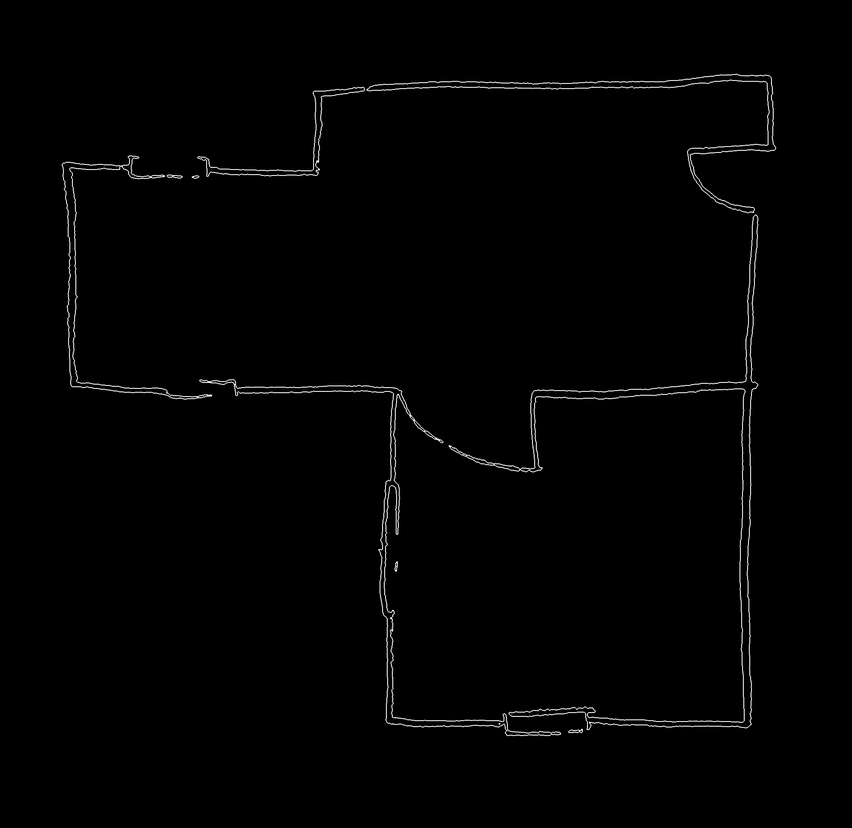
#> input picture data/intermediate/edge_map.png, 852 x 828 px, shrunk from 2000 x 1944 before the run
$ python stage2_line_detection.py
#> lines starting #> are read from the running program, lines starting #| are printed output that depends on the picture; after the words box and inside, x2 and y2 are one past the last pixel; in counts of white or black regions, pixels touching at a corner belong together
# stage2_line_detection.py
#
# Stage 2 - Wall Line Segment Detection
# Extract clean, fully merged, axis-aligned wall segments with snapped
# endpoints and no fragmentation.
#
# Input:  data/intermediate/edge_map.png          (from Stage 1)
#         data/intermediate/binary_wall_mask.png   (from Stage 1)
# Output: data/intermediate/wall_line_segments.json
#         data/intermediate/wall_line_segments_overlay.png

import sys
import os
import json
import math
import numpy as np
import cv2
from collections import defaultdict


# ---------------------------------------------------------------------------
# Helpers
# ---------------------------------------------------------------------------

def compute_length(x1, y1, x2, y2):
    return float(math.hypot(x2 - x1, y2 - y1))


def compute_angle_deg(x1, y1, x2, y2):
    return math.degrees(math.atan2(float(y2) - float(y1),
                                   float(x2) - float(x1))) % 180.0


def orientation_label(angle_deg):
    """Keep only segments within +/-10 deg of 0 deg or 90 deg."""
    if angle_deg <= 10.0 or angle_deg >= 170.0:
        return "horizontal"
    if abs(angle_deg - 90.0) <= 10.0:
        return "vertical"
    return None


# ---------------------------------------------------------------------------
# Step 1: Load inputs
# ---------------------------------------------------------------------------

def load_inputs(edge_path=None, binary_path=None):
    if edge_path is None:
        edge_path = os.path.join("data", "intermediate", "edge_map.png")
    if binary_path is None:
        binary_path = os.path.join("data", "intermediate", "binary_wall_mask.png")

    edges = None
    if os.path.exists(edge_path):
        e = cv2.imread(edge_path, cv2.IMREAD_GRAYSCALE)
#> e is the input picture: shape (828, 852); min 0, max 255, mean 2.4
        if e is not None:
            edges = (e > 0).astype(np.uint8) * 255
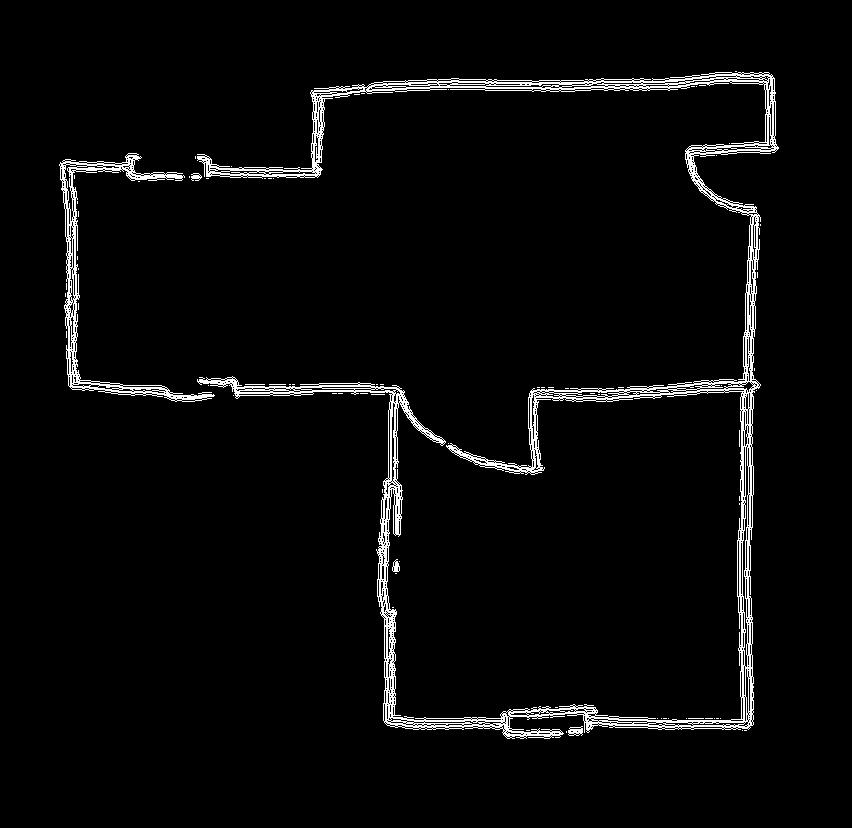
#> edges: shape (828, 852); 3.5% white in thin lines or dots, all inside (x1, y1, x2, y2) = (59, 71, 779, 739)
        else:
            print(f"Warning: Could not load edge map at {edge_path}.")

    binary = None
    if os.path.exists(binary_path):
        b = cv2.imread(binary_path, cv2.IMREAD_GRAYSCALE)
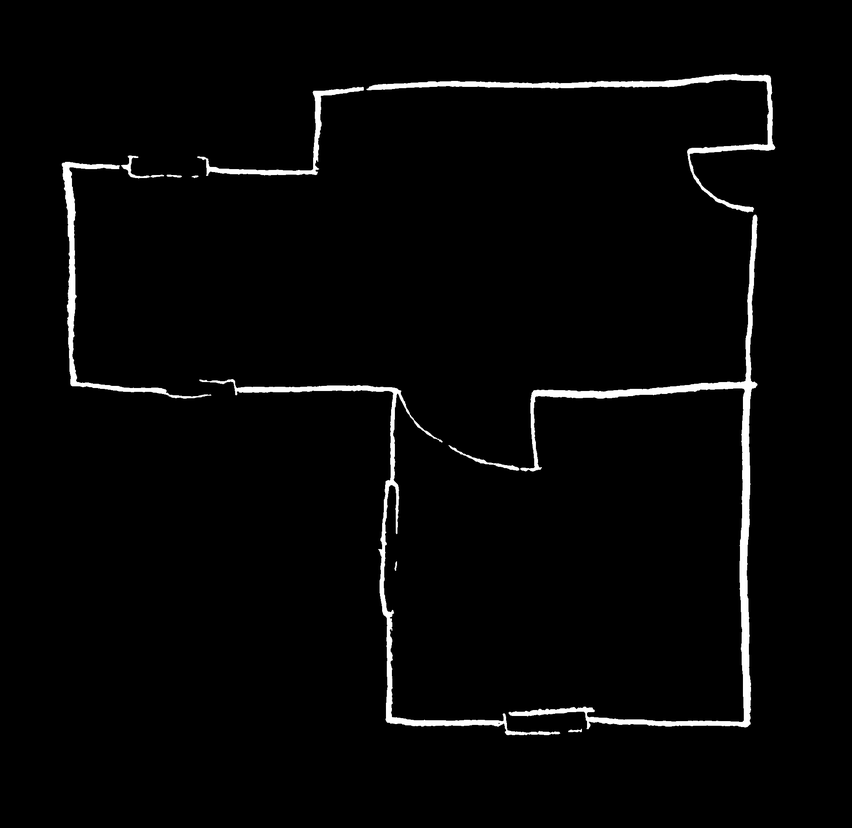
#> input picture data/intermediate/binary_wall_mask.png, 852 x 828 px, shrunk from 2000 x 1944 before the run
#> b is the input picture: shape (828, 852); min 0, max 255, mean 6.1
        if b is not None:
            binary = (b > 0).astype(np.uint8) * 255
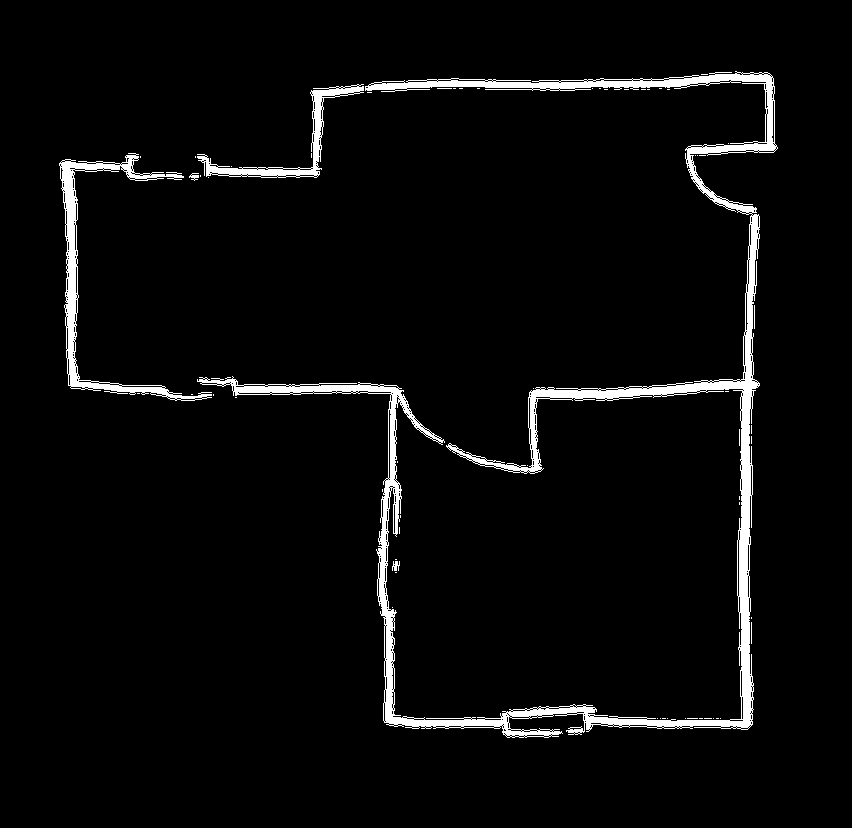
#> binary: shape (828, 852); 4% white; 62 white regions (55 under 20 px), largest, box (x1, y1, x2, y2) and area: (197, 71, 778, 738) 21695, (59, 153, 212, 401) 4042, (197, 84, 364, 178) 2008
        else:
            print(f"Warning: Could not load binary wall mask at {binary_path}.")
    else:
        print(f"Warning: Binary wall mask not found at {binary_path}.")

    return edges, binary


def thicken_edges(edges, kernel_size=3, iterations=1):
    """Dilate edge map for more stable Hough detection."""
    e = (edges > 0).astype(np.uint8) * 255
    kernel = cv2.getStructuringElement(cv2.MORPH_CROSS, (kernel_size, kernel_size))
    thick = cv2.dilate(e, kernel, iterations=iterations)
    return thick


def detect_boundary_segments(binary, min_seg_len):
    """
    Extract outer boundary wall segments from the binary wall mask using
    contour approximation. Hand-drawn walls are too wobbly for Hough to
    detect as full-length lines, so this captures them from the polygon
    approximation of the largest external contour.

    Returns list of (x1, y1, x2, y2, orientation, length) tuples.
    """
    contours, _ = cv2.findContours(binary, cv2.RETR_EXTERNAL,
                                    cv2.CHAIN_APPROX_SIMPLE)
    if not contours:
        return []

    # Largest external contour = outer boundary
    outer = max(contours, key=cv2.contourArea)
    peri = cv2.arcLength(outer, True)
    approx = cv2.approxPolyDP(outer, 0.003 * peri, True)
    pts = [tuple(pt[0]) for pt in approx]

    boundary_segs = []
    n = len(pts)
    for i in range(n):
        x1, y1 = pts[i]
        x2, y2 = pts[(i + 1) % n]

        L = compute_length(x1, y1, x2, y2)
        if L < min_seg_len:
            continue

        ang = compute_angle_deg(x1, y1, x2, y2)

        # Snap near-horizontal/vertical edges (within 15 deg)
        if ang <= 15.0 or ang >= 165.0:
            # Horizontal: average y, keep x span
            y_avg = int(round((y1 + y2) / 2.0))
            xa, xb = min(x1, x2), max(x1, x2)
            boundary_segs.append((xa, y_avg, xb, y_avg, "horizontal", float(xb - xa)))
        elif abs(ang - 90.0) <= 15.0:
            # Vertical: average x, keep y span
            x_avg = int(round((x1 + x2) / 2.0))
            ya, yb = min(y1, y2), max(y1, y2)
            boundary_segs.append((x_avg, ya, x_avg, yb, "vertical", float(yb - ya)))
        # Diagonal edges are skipped (spec: axis-aligned only)

    if boundary_segs:
        print(f"Boundary contour segments: {len(boundary_segs)}")
        for s in boundary_segs:
            ori = s[4]
            if ori == 'horizontal':
                print(f"  H  y={s[1]}  x=[{s[0]}, {s[2]}]  len={s[5]:.0f}")
            else:
                print(f"  V  x={s[0]}  y=[{s[1]}, {s[3]}]  len={s[5]:.0f}")
    return boundary_segs


# ---------------------------------------------------------------------------
# Step 2: Hough line detection
# ---------------------------------------------------------------------------

def detect_raw_lines(edges, max_dim):
    """Run HoughLinesP with spec-defined ratios."""
    rho = 1
    theta = math.pi / 180.0
    threshold = max(30, int(0.02 * max_dim))
    min_line_len = max(10, int(0.04 * max_dim))    # 4% of max_dim per spec
    max_line_gap = max(5, int(0.02 * max_dim))      # 2% of max_dim per spec

    lines = cv2.HoughLinesP(
        edges, rho, theta, threshold,
        minLineLength=min_line_len,
        maxLineGap=max_line_gap,
    )
    segs = []
    if lines is not None:
        for l in lines:
            x1, y1, x2, y2 = map(int, l[0])
            segs.append((x1, y1, x2, y2))
    return segs, min_line_len, max_line_gap


# ---------------------------------------------------------------------------
# Step 3: Orientation filtering
# ---------------------------------------------------------------------------

def filter_by_orientation(segs, min_len):
    """Keep only H/V segments within +/-10 deg and above min length."""
    filtered = []
    for (x1, y1, x2, y2) in segs:
        L = compute_length(x1, y1, x2, y2)
        if L < min_len:
            continue
        ang = compute_angle_deg(x1, y1, x2, y2)
        ori = orientation_label(ang)
        if ori is None:
            continue
        filtered.append((x1, y1, x2, y2, ori, L))
    return filtered


# ---------------------------------------------------------------------------
# Step 4: Binary overlap validation
# ---------------------------------------------------------------------------

def filter_by_binary_overlap(filtered, binary, min_overlap_ratio=0.5,
                              min_overlap_pixels=30):
    """Keep only segments that sufficiently overlap the binary wall mask."""
    if binary is None:
        return filtered
    h, w = binary.shape[:2]
    kept = []
    for (x1, y1, x2, y2, ori, L) in filtered:
        x1c = int(max(0, min(w - 1, x1)))
        x2c = int(max(0, min(w - 1, x2)))
        yc1 = int(max(0, min(h - 1, y1)))
        yc2 = int(max(0, min(h - 1, y2)))
        line_mask = np.zeros((h, w), dtype=np.uint8)
        cv2.line(line_mask, (x1c, yc1), (x2c, yc2), 255, 1, cv2.LINE_8)
        line_px = int(np.count_nonzero(line_mask))
        if line_px == 0:
            continue
        overlap_px = int(np.count_nonzero(cv2.bitwise_and(line_mask, binary)))
        ratio = overlap_px / float(line_px)
        if overlap_px >= min_overlap_pixels and ratio >= min_overlap_ratio:
            kept.append((x1, y1, x2, y2, ori, L))
    return kept


# ---------------------------------------------------------------------------
# Step 5: Collinear grouping + interval merging
# ---------------------------------------------------------------------------

def group_and_merge(filtered, gap_tolerance_h, gap_tolerance_v, band_distance, img_shape, binary):
    """
    Group co-linear segments (same axis within band_distance), then merge
    overlapping or near-touching intervals.

    Uses gap_tolerance_h for horizontal segments and gap_tolerance_v for vertical.
    """
    h, w = img_shape[:2]
    max_dim = max(h, w)
    h_bin, w_bin = binary.shape[:2] if binary is not None else (h, w)

    horiz = [(x1, y1, x2, y2, L)
             for (x1, y1, x2, y2, ori, L) in filtered if ori == "horizontal"]
    vert = [(x1, y1, x2, y2, L)
            for (x1, y1, x2, y2, ori, L) in filtered if ori == "vertical"]

    merged = []

    # --- Horizontal segments: group by y-band ---
    if horiz:
        items = []
        for x1, y1, x2, y2, L in horiz:
            y_mean = (y1 + y2) / 2.0
            xa, xb = sorted([x1, x2])
            items.append((y_mean, xa, xb))
        items.sort(key=lambda t: t[0])

        groups = []
        cur = []
        cur_ref = None
        for it in items:
            if not cur:
                cur = [it]
                cur_ref = it[0]
            else:
                if abs(it[0] - cur_ref) <= band_distance:
                    cur.append(it)
                    # running average reference
                    cur_ref = (cur_ref * (len(cur) - 1) + it[0]) / len(cur)
                else:
                    groups.append(cur)
                    cur = [it]
                    cur_ref = it[0]
        if cur:
            groups.append(cur)

        for g in groups:
            y_vals = [t[0] for t in g]
            y_snap = int(round(float(np.median(y_vals))))
            intervals = sorted([(xa, xb) for (_, xa, xb) in g])

            # Merge overlapping / near-touching intervals with gap check (use separate tolerance for horizontal)
            merged_intervals = []
            cur_s, cur_e = intervals[0]
            for xa, xb in intervals[1:]:
                gap = xa - cur_e
                if gap <= gap_tolerance_h:
                    cur_e = max(cur_e, xb)
                else:
                    merged_intervals.append((cur_s, cur_e))
                    cur_s, cur_e = xa, xb
            merged_intervals.append((cur_s, cur_e))

            for a, b in merged_intervals:
                if b > a:
                    merged.append((int(a), y_snap, int(b), y_snap, "horizontal"))

    # --- Vertical segments: group by x-band ---
    if vert:
        items = []
        for x1, y1, x2, y2, L in vert:
            x_mean = (x1 + x2) / 2.0
            ya, yb = sorted([y1, y2])
            items.append((x_mean, ya, yb))
        items.sort(key=lambda t: t[0])

        groups = []
        cur = []
        cur_ref = None
        for it in items:
            if not cur:
                cur = [it]
                cur_ref = it[0]
            else:
                if abs(it[0] - cur_ref) <= band_distance:
                    cur.append(it)
                    cur_ref = (cur_ref * (len(cur) - 1) + it[0]) / len(cur)
                else:
                    groups.append(cur)
                    cur = [it]
                    cur_ref = it[0]
        if cur:
            groups.append(cur)

        for g in groups:
            x_vals = [t[0] for t in g]
            x_snap = int(round(float(np.median(x_vals))))
            intervals = sorted([(ya, yb) for (_, ya, yb) in g])

            # Merge with gap check to preserve door openings (use separate tolerance for vertical)
            # Validate gap region in binary mask before merging
            merged_intervals = []
            cur_s, cur_e = intervals[0]
            for ya, yb in intervals[1:]:
                gap = ya - cur_e
                if gap <= gap_tolerance_v and gap > 0:
                    # Check if gap region contains wall pixels
                    gap_start = int(cur_e)
                    gap_end = int(ya)
                    gap_mid_x = int(round(x_snap))

                    # Extract gap region from binary mask (3-pixel wide column)
                    x1 = max(0, gap_mid_x - 1)
                    x2 = min(binary.shape[1], gap_mid_x + 2)
                    y1 = max(0, gap_start)
                    y2 = min(binary.shape[0], gap_end)

                    if y2 > y1 and x2 > x1:
                        gap_region = binary[y1:y2, x1:x2]
                        wall_pixels = int(np.count_nonzero(gap_region))
                        total_pixels = gap_region.size
                        wall_ratio = wall_pixels / total_pixels if total_pixels > 0 else 0

                        # Only merge if gap region has wall pixels (> 30%)
                        if wall_ratio > 0.3:
                            cur_e = max(cur_e, yb)
                        else:
                            # Door opening - do not merge
                            merged_intervals.append((cur_s, cur_e))
                            cur_s, cur_e = ya, yb
                    else:
                        # Invalid region - merge
                        cur_e = max(cur_e, yb)
                elif gap <= gap_tolerance_v:
                    # Zero or negative gap - merge
                    cur_e = max(cur_e, yb)
                else:
                    # Gap too large - do not merge
                    merged_intervals.append((cur_s, cur_e))
                    cur_s, cur_e = ya, yb
            merged_intervals.append((cur_s, cur_e))

            for a, b in merged_intervals:
                if b > a:
                    merged.append((x_snap, int(a), x_snap, int(b), "vertical"))

    return merged

# ---------------------------------------------------------------------------
# Step 6: Endpoint snapping
# ---------------------------------------------------------------------------

def snap_endpoints(merged, snap_radius=8):
    """
    Cluster endpoints that are within snap_radius of each other and
    replace them with the centroid of the cluster.
    """
    # Collect all unique endpoints
    endpoints = []
    for (x1, y1, x2, y2, ori) in merged:
        endpoints.append([x1, y1])
        endpoints.append([x2, y2])

    if not endpoints:
        return merged

    pts = np.array(endpoints, dtype=np.float64)

    # Build clusters using greedy nearest-neighbour
    n = len(pts)
    visited = [False] * n
    cluster_map = {}  # index -> centroid (x, y)

    for i in range(n):
        if visited[i]:
            continue
        # Find all points within snap_radius of pts[i]
        cluster = [i]
        visited[i] = True
        for j in range(i + 1, n):
            if visited[j]:
                continue
            d = math.hypot(pts[j][0] - pts[i][0], pts[j][1] - pts[i][1])
            if d <= snap_radius:
                cluster.append(j)
                visited[j] = True

        # Compute centroid
        cx = int(round(np.mean([pts[k][0] for k in cluster])))
        cy = int(round(np.mean([pts[k][1] for k in cluster])))
        for k in cluster:
            cluster_map[k] = (cx, cy)

    # Rebuild segments with snapped endpoints
    result = []
    for idx, (x1, y1, x2, y2, ori) in enumerate(merged):
        ep1_idx = idx * 2
        ep2_idx = idx * 2 + 1
        nx1, ny1 = cluster_map[ep1_idx]
        nx2, ny2 = cluster_map[ep2_idx]

        # Ensure axis alignment after snapping
        if ori == "horizontal":
            y_avg = (ny1 + ny2) // 2
            ny1 = ny2 = y_avg
            if nx1 > nx2:
                nx1, nx2 = nx2, nx1
        else:
            x_avg = (nx1 + nx2) // 2
            nx1 = nx2 = x_avg
            if ny1 > ny2:
                ny1, ny2 = ny2, ny1

        # Skip zero-length segments created by snapping
        if nx1 == nx2 and ny1 == ny2:
            continue
        result.append((nx1, ny1, nx2, ny2, ori))

    return result


# ---------------------------------------------------------------------------
# Step 7: Remove short segments
# ---------------------------------------------------------------------------

def remove_short_segments(merged, max_dim):
    """Remove segments shorter than 5% of max image dimension."""
    min_len = max(10, int(0.05 * max_dim))
    kept = []
    removed = 0
    for (x1, y1, x2, y2, ori) in merged:
        L = compute_length(x1, y1, x2, y2)
        if L >= min_len:
            kept.append((x1, y1, x2, y2, ori))
        else:
            removed += 1
    if removed:
        print(f"  Removed {removed} short segment(s) (< {min_len}px)")
    return kept


# ---------------------------------------------------------------------------
# Build output + save + visualize
# ---------------------------------------------------------------------------

def build_output(merged):
    out = []
    for x1, y1, x2, y2, ori in merged:
        length = compute_length(x1, y1, x2, y2)
        out.append({
            "start": [int(x1), int(y1)],
            "end": [int(x2), int(y2)],
            "orientation": ori,
            "length_px": float(length)
        })
    return out


def save_outputs(segments, save_dir=None):
    if save_dir is None:
        save_dir = os.path.join("data", "intermediate")
    os.makedirs(save_dir, exist_ok=True)
    json_path = os.path.join(save_dir, "wall_line_segments.json")
    with open(json_path, "w", encoding="utf-8") as f:
        json.dump(segments, f, indent=2)
    print(f"Segments saved to: {json_path}")


def visualize_segments(segments, shape, save_dir=None):
    """Draw segments on black canvas + on dim wall mask."""
    if save_dir is None:
        save_dir = os.path.join("data", "intermediate")
    os.makedirs(save_dir, exist_ok=True)

    def _draw(canvas):
        for s in segments:
            x1, y1 = map(int, s["start"])
            x2, y2 = map(int, s["end"])
            color = (0, 255, 0) if s["orientation"] == "horizontal" else (0, 128, 255)
            cv2.line(canvas, (x1, y1), (x2, y2), color, 2, cv2.LINE_AA)
            # Draw endpoints
            cv2.circle(canvas, (x1, y1), 4, (0, 0, 255), -1, cv2.LINE_AA)
            cv2.circle(canvas, (x2, y2), 4, (0, 0, 255), -1, cv2.LINE_AA)
        return canvas

    # Black background
    canvas = np.zeros((shape[0], shape[1], 3), dtype=np.uint8)
    _draw(canvas)
    out_path = os.path.join(save_dir, "wall_line_segments_overlay.png")
    cv2.imwrite(out_path, canvas)
    print(f"Overlay saved to: {out_path}")

    # Wall mask background
    mask_path = os.path.join("data", "intermediate", "binary_wall_mask.png")
    if os.path.exists(mask_path):
        mask = cv2.imread(mask_path, cv2.IMREAD_GRAYSCALE)
        if mask is not None:
            bg = cv2.cvtColor(mask // 3, cv2.COLOR_GRAY2BGR)
            _draw(bg)
            out_path2 = os.path.join(save_dir, "wall_line_segments_on_mask.png")
            cv2.imwrite(out_path2, bg)
            print(f"Overlay-on-mask saved to: {out_path2}")


# ---------------------------------------------------------------------------
# Main pipeline
# ---------------------------------------------------------------------------

def main():
    print("=" * 60)
    print("  Stage 2: Wall Line Segment Detection")
    print("=" * 60)
    print()

    edge_path = None
    binary_path = None
    if len(sys.argv) >= 2:
        edge_path = sys.argv[1]
    if len(sys.argv) >= 3:
        binary_path = sys.argv[2]

    # 1. Load inputs
    edges, binary = load_inputs(edge_path, binary_path)
    if binary is None:
        print("Error: Binary wall mask is required.")
        sys.exit(1)
    if edges is None:
        print("Edge map not found. Deriving from binary wall mask...")
        k = cv2.getStructuringElement(cv2.MORPH_CROSS, (3, 3))
        dil = cv2.dilate(binary, k, iterations=1)
        ero = cv2.erode(binary, k, iterations=1)
        edges = cv2.subtract(dil, ero)

    h_img, w_img = edges.shape[:2]
    max_dim = max(h_img, w_img)
#> (the rest of the program and of its run is left out)
